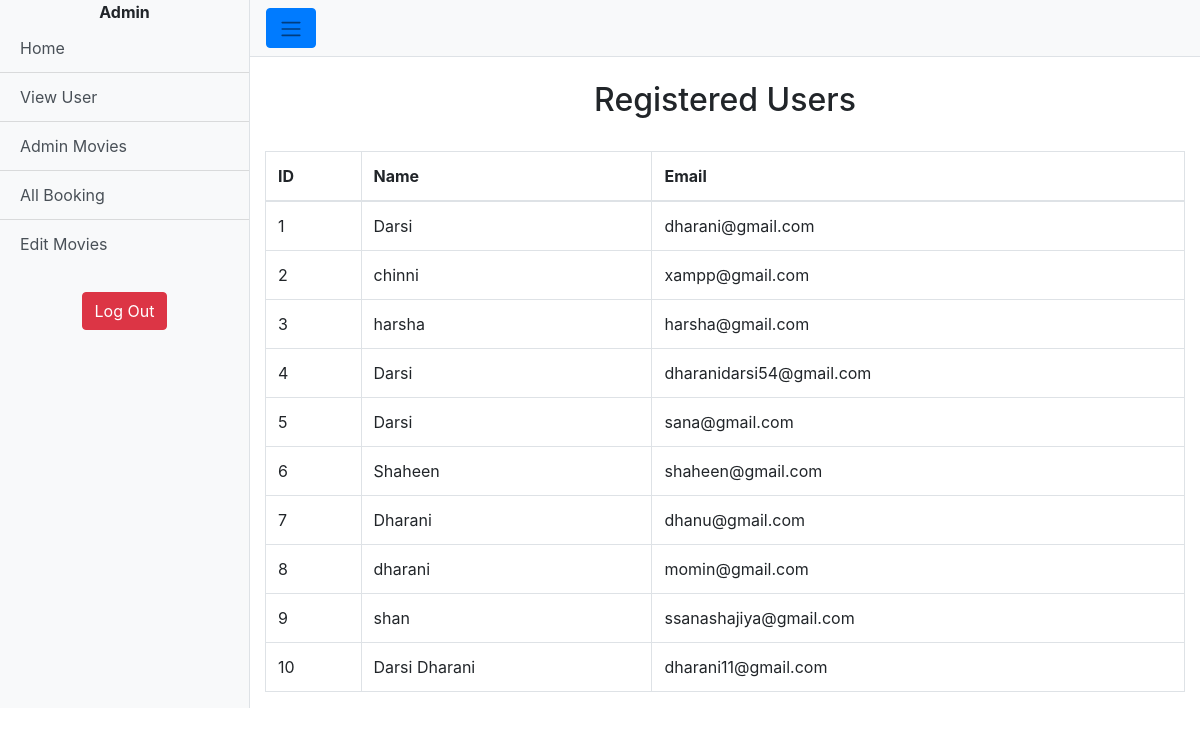
Screenshot of /users (signed in) with the database file from the repository.
### app.py (models this page shows, shortened)
class User(db.Model):
    id = db.Column(db.Integer, primary_key=True)
    name = db.Column(db.String(100), nullable=False)
    email = db.Column(db.String(100), unique=True)
    password_hash = db.Column(db.String(100))

### app.py (the view)
@app.route('/users')
def users():
    if 'user_id' not in session:
        flash("Please log in to access this page.", "warning")
        return redirect(url_for('login'))
    users = User.query.all()
    return render_template('users.html', users=users)

### templates/users.html (shortened to what this page needs)
{% extends "base2.html" %}
{% block content %}
<h2 class="mt-4 text-center">Registered Users</h2>
<div class="table-responsive">
    <table class="table table-bordered table-hover mt-4">
        <thead>
            <tr>
                <th>ID</th>
                <th>Name</th>
                <th>Email</th>
            </tr>
        </thead>
        <tbody>
            {% for user in users %}
            <tr>
                <td>{{ user.id }}</td>
                <td>{{ user.name }}</td>
                <td>{{ user.email }}</td>
            </tr>
            {% endfor %}
        </tbody>
    </table>
</div>
{% endblock %}

### rows the page displays
User: id "1", name "Darsi", email "dharani@gmail.com"
User: id "2", name "chinni", email "xampp@gmail.com"
User: id "3", name "harsha", email "harsha@gmail.com"
User: id "4", name "Darsi", email "dharanidarsi54@gmail.com"
User: id "5", name "Darsi", email "sana@gmail.com"
User: id "6", name "Shaheen", email "shaheen@gmail.com"
User: id "7", name "Dharani", email "dhanu@gmail.com"
User: id "8", name "dharani", email "momin@gmail.com"
User: id "9", name "shan", email "ssanashajiya@gmail.com"
User: id "10", name "Darsi Dharani", email "dharani11@gmail.com"
